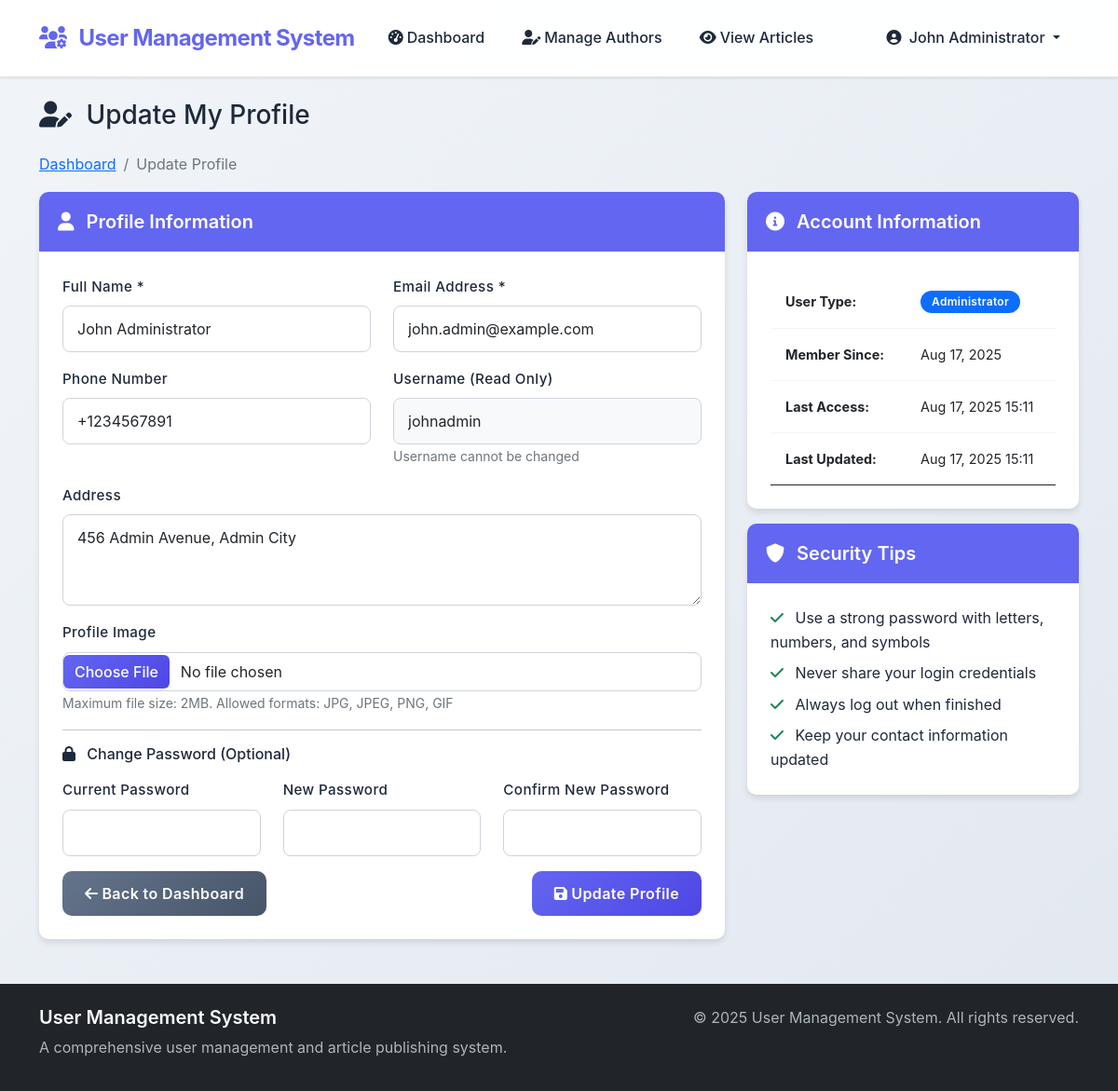
The page /dashboard/profile.php (signed in) on the database its author committed.
### tables this page shows
CREATE TABLE IF NOT EXISTS `users` (
    `userId` INT(11) NOT NULL AUTO_INCREMENT,
    `Full_Name` VARCHAR(100) NOT NULL,
    `email` VARCHAR(100) NOT NULL,
    `phone_Number` VARCHAR(20) DEFAULT NULL,
    `User_Name` VARCHAR(50) NOT NULL,
    `Password` VARCHAR(255) NOT NULL,
    `UserType` ENUM('Super_User', 'Administrator', 'Author') NOT NULL,
    `AccessTime` TIMESTAMP DEFAULT CURRENT_TIMESTAMP ON UPDATE CURRENT_TIMESTAMP,
    `profile_Image` VARCHAR(255) DEFAULT NULL,
    `Address` TEXT DEFAULT NULL,
    `created_at` TIMESTAMP DEFAULT CURRENT_TIMESTAMP,
    `updated_at` TIMESTAMP DEFAULT CURRENT_TIMESTAMP ON UPDATE CURRENT_TIMESTAMP,
    `is_active` BOOLEAN DEFAULT TRUE,
    PRIMARY KEY (`userId`),
    UNIQUE KEY `email` (`email`),
    UNIQUE KEY `User_Name` (`User_Name`),
    KEY `UserType` (`UserType`),
    KEY `is_active` (`is_active`)
);

### config/connection.php (called while the page is built, shortened)
<?php
class DatabaseConnection {
    private $connection;
    private static $instance = null;
    public static function getInstance() {
        if (self::$instance == null) {
            self::$instance = new DatabaseConnection();
        }
        return self::$instance;
    }
    private function connect() {
        try {
            $this->connection = new mysqli(DB_HOST, DB_USER, DB_PASSWORD, DB_NAME);
            $this->connection->set_charset("utf8");
        } catch (Exception $e) {
            error_log("Database connection error: " . $e->getMessage());
            die("Database connection failed. Please contact administrator.");
        }
    }
    public function prepare($query) {
        return $this->connection->prepare($query);
    }
}
?>

### includes/session.php (called while the page is built, shortened)
<?php
class SessionManager {
    public static function getCurrentUserId() {
        return $_SESSION['user_id'] ?? null;
    }
}
?>

### models/User.php (called while the page is built, shortened)
<?php
class User {
    private $db;
    public function __construct() {
        $this->db = DatabaseConnection::getInstance();
    }
    public function getById($userId) {
        $stmt = $this->db->prepare("SELECT * FROM users WHERE userId = ? AND is_active = 1");
        $stmt->bind_param("i", $userId);
        $stmt->execute();
        $result = $stmt->get_result();
        if ($result->num_rows == 1) {
            return $result->fetch_assoc();
        }
        return null;
    }
}
?>

### dashboard/profile.php (the view, shortened to what this page needs)
<?php
require_once '../includes/session.php';
require_once '../includes/functions.php';
require_once '../models/User.php';
$userId = SessionManager::getCurrentUserId();
$user = new User();
$userData = $user->getById($userId);
include '../includes/header.php';
?>
<div class="row">
    <div class="col-12">
        <h1 class="h3 mb-4">
            <i class="fas fa-user-edit me-2"></i>
            Update My Profile
        </h1>
        <?php echo generateBreadcrumb([
            ['text' => 'Dashboard', 'url' => 'dashboard.php'],
            ['text' => 'Update Profile', 'url' => '#']
        ]); ?>
    </div>
</div>
<div class="row">
    <div class="col-lg-8">
        <div class="card">
            <div class="card-header">
                <h5 class="mb-0">
                    <i class="fas fa-user me-2"></i>
                    Profile Information
                </h5>
            </div>
            <div class="card-body">
                <form method="POST" action="" enctype="multipart/form-data" class="needs-validation" novalidate>
                    <div class="row mb-3">
                        <div class="col-md-6">
                            <label for="full_name" class="form-label">Full Name *</label>
                            <input
                                type="text"
                                class="form-control"
                                id="full_name"
                                name="full_name"
                                value="<?php echo htmlspecialchars($userData['Full_Name']); ?>"
                                required
                            >
                        </div>
                        <div class="col-md-6">
                            <label for="email" class="form-label">Email Address *</label>
                            <input
                                type="email"
                                class="form-control"
                                id="email"
                                name="email"
                                value="<?php echo htmlspecialchars($userData['email']); ?>"
                                required
                            >
                        </div>
                    </div>
                    <div class="row mb-3">
                        <div class="col-md-6">
                            <label for="phone_number" class="form-label">Phone Number</label>
                            <input
                                type="tel"
                                class="form-control"
                                id="phone_number"
                                name="phone_number"
                                value="<?php echo htmlspecialchars($userData['phone_Number'] ?? ''); ?>"
                            >
                        </div>
                        <div class="col-md-6">
                            <label for="username" class="form-label">Username (Read Only)</label>
                            <input
                                type="text"
                                class="form-control"
                                id="username"
                                value="<?php echo htmlspecialchars($userData['User_Name']); ?>"
                                readonly
                                style="background-color: #f8f9fa;"
                            >
                            <small class="text-muted">Username cannot be changed</small>
                        </div>
                    </div>
                    <div class="mb-3">
                        <label for="address" class="form-label">Address</label>
                        <textarea
                            class="form-control"
                            id="address"
                            name="address"
                            rows="3"
                        ><?php echo htmlspecialchars($userData['Address'] ?? ''); ?></textarea>
                    </div>
                    <div class="mb-3">
                        <label for="profile_image" class="form-label">Profile Image</label>
                        <input
                            type="file"
                            class="form-control"
                            id="profile_image"
                            name="profile_image"
                            accept="image/*"
                        >
                        <small class="text-muted">Maximum file size: 2MB. Allowed formats: JPG, JPEG, PNG, GIF</small>
                    </div>
                    <hr>
                    <h6 class="mb-3">
                        <i class="fas fa-lock me-2"></i>
                        Change Password (Optional)
                    </h6>
                    <div class="row mb-3">
                        <div class="col-md-4">
                            <label for="current_password" class="form-label">Current Password</label>
                            <input
                                type="password"
                                class="form-control"
                                id="current_password"
                                name="current_password"
                                autocomplete="current-password"
                            >
                        </div>
                        <div class="col-md-4">
                            <label for="new_password" class="form-label">New Password</label>
                            <input
                                type="password"
                                class="form-control"
                                id="new_password"
                                name="new_password"
                                autocomplete="new-password"
                            >
                        </div>
                        <div class="col-md-4">
                            <label for="confirm_password" class="form-label">Confirm New Password</label>
                            <input
                                type="password"
                                class="form-control"
                                id="confirm_password"
                                name="confirm_password"
                                autocomplete="new-password"
                            >
                        </div>
                    </div>
                    <div class="d-flex justify-content-between">
                        <a href="dashboard.php" class="btn btn-secondary">
                            <i class="fas fa-arrow-left me-1"></i>Back to Dashboard
                        </a>
                        <button type="submit" class="btn btn-primary">
                            <i class="fas fa-save me-1"></i>Update Profile
                        </button>
                    </div>
                </form>
            </div>
        </div>
    </div>
    <div class="col-lg-4">
        <div class="card">
            <div class="card-header">
                <h5 class="mb-0">
                    <i class="fas fa-info-circle me-2"></i>
                    Account Information
                </h5>
            </div>
            <div class="card-body">
                <table class="table table-sm">
                    <tr>
                        <td><strong>User Type:</strong></td>
                        <td>
                            <span class="badge bg-primary">
                                <?php echo getUserTypeDisplayName($userData['UserType']); ?>
                            </span>
                        </td>
                    </tr>
                    <tr>
                        <td><strong>Member Since:</strong></td>
                        <td><?php echo formatDate($userData['created_at'], 'M d, Y'); ?></td>
                    </tr>
                    <tr>
                        <td><strong>Last Access:</strong></td>
                        <td><?php echo formatDate($userData['AccessTime'], 'M d, Y H:i'); ?></td>
                    </tr>
                    <tr>
                        <td><strong>Last Updated:</strong></td>
                        <td><?php echo formatDate($userData['updated_at'], 'M d, Y H:i'); ?></td>
                    </tr>
                </table>
            </div>
        </div>
        <div class="card mt-3">
            <div class="card-header">
                <h5 class="mb-0">
                    <i class="fas fa-shield-alt me-2"></i>
                    Security Tips
                </h5>
            </div>
            <div class="card-body">
                <ul class="list-unstyled mb-0">
                    <li class="mb-2">
                        <i class="fas fa-check text-success me-2"></i>
                        Use a strong password with letters, numbers, and symbols
                    </li>
                    <li class="mb-2">
                        <i class="fas fa-check text-success me-2"></i>
                        Never share your login credentials
                    </li>
                    <li class="mb-2">
                        <i class="fas fa-check text-success me-2"></i>
                        Always log out when finished
                    </li>
                    <li>
                        <i class="fas fa-check text-success me-2"></i>
                        Keep your contact information updated
                    </li>
                </ul>
            </div>
        </div>
    </div>
</div>
<?php include '../includes/footer.php'; ?>

### assets/css/style.css (style rules this page uses)
:root { --primary-color: #6366f1; --primary-dark: #4f46e5; --primary-light: #a5b4fc; --secondary-color: #64748b; --success-color: #10b981; --danger-color: #ef4444; --warning-color: #f59e0b; --info-color: #06b6d4; --light-color: #f8fafc; --dark-color: #1e293b; --bg-gradient: linear-gradient(135deg, #667eea 0%, #764ba2 100%); --card-shadow: 0 4px 6px -1px rgba(0, 0, 0, 0.1), 0 2px 4px -1px rgba(0, 0, 0, 0.06); --card-shadow-hover: 0 10px 15px -3px rgba(0, 0, 0, 0.1), 0 4px 6px -2px rgba(0, 0, 0, 0.05); --border-radius: 12px; --transition: all 0.3s cubic-bezier(0.4, 0, 0.2, 1); }
* { box-sizing: border-box; }
body { font-family: 'Inter', -apple-system, BlinkMacSystemFont, 'Segoe UI', Roboto, sans-serif; background: linear-gradient(135deg, #f1f5f9 0%, #e2e8f0 100%); line-height: 1.6; color: var(--dark-color); min-height: 100vh; }
.table { margin: 0; font-size: 0.9rem; }
.table tbody tr { border-bottom: 1px solid #f1f5f9; transition: var(--transition); }
.table tbody td { padding: 16px; vertical-align: middle; border-top: none; }
.table tbody tr:last-child { border-bottom: none; }
.form-control, .form-select { border: 2px solid var(--border-color); border-radius: 10px; padding: 12px 16px; font-size: 1rem; transition: var(--transition); background: rgba(255, 255, 255, 0.9); backdrop-filter: blur(10px); }
.form-label { font-weight: 600; color: var(--text-primary); margin-bottom: 8px; font-size: 0.95rem; letter-spacing: 0.025em; }
.form-control::placeholder { color: rgba(107, 114, 128, 0.7); font-style: italic; }
.btn { border-radius: 10px; font-weight: 600; padding: 12px 24px; transition: var(--transition); border: none; position: relative; overflow: hidden; letter-spacing: 0.025em; }
.btn::before { content: ''; position: absolute; top: 0; left: -100%; width: 100%; height: 100%; background: linear-gradient(90deg, transparent, rgba(255, 255, 255, 0.2), transparent); transition: var(--transition); }
.btn-primary { background: linear-gradient(135deg, var(--primary-color) 0%, var(--primary-dark) 100%); color: white; }
.btn-secondary { background: linear-gradient(135deg, var(--secondary-color) 0%, #475569 100%); color: white; }
.form-control { border-radius: 8px; border: 1px solid #ced4da; padding: 12px 15px; transition: border-color 0.15s ease-in-out, box-shadow 0.15s ease-in-out; }
.form-label { font-weight: 500; color: var(--dark-color); margin-bottom: 8px; }
.card { border: none; border-radius: 10px; box-shadow: 0 4px 6px rgba(0, 0, 0, 0.1); }
.card-header { background-color: var(--primary-color); color: white; border-radius: 10px 10px 0 0 !important; padding: 20px; border: none; }
.card-header h5 { margin: 0; font-weight: 600; }
.card-body { padding: 25px; }
.badge { font-size: 0.75rem; padding: 6px 12px; border-radius: 20px; }
.badge { border-radius: 20px; padding: 6px 12px; font-weight: 600; font-size: 0.75rem; letter-spacing: 0.025em; }
.form-control[type="file"] { padding: 8px 12px; background: white; }

### rows shown on the page
users: full_name "John Administrator", email "john.admin@example.com", phone_number "+1234567891", User_Name "johnadmin", address "456 Admin Avenue, Admin City", UserType "Administrator", created_at "Aug 17, 2025", formatDate($userData['AccessTime'], 'M d, Y H:i') "Aug 17, 2025 15:11", formatDate($userData['updated_at'], 'M d, Y H:i') "Aug 17, 2025 15:11"

### other values the page prints
APP_NAME "User Management System"
SessionManager::getCurrentFullName() "John Administrator"
$item['text'] "Dashboard"
$item['text'] "Update Profile"
